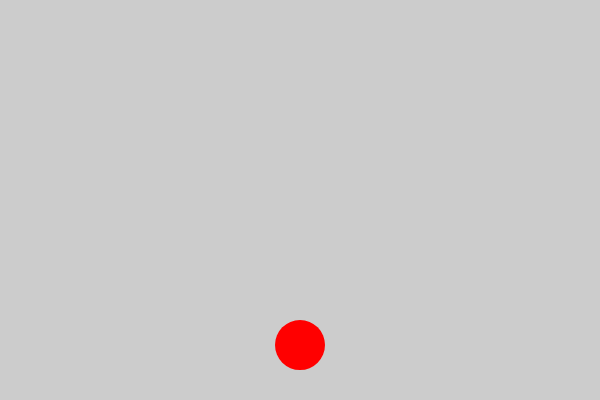
Frame 1 (no input)
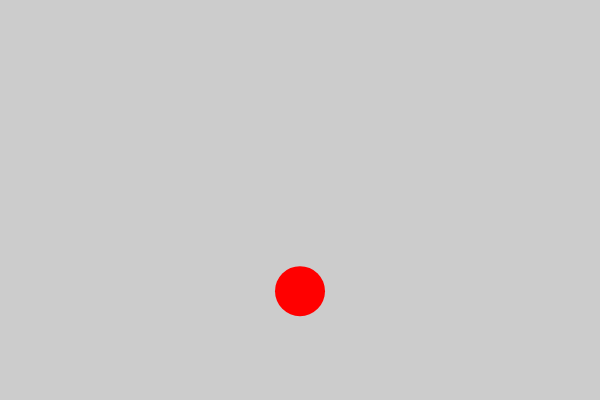
Frame 60 (no input)
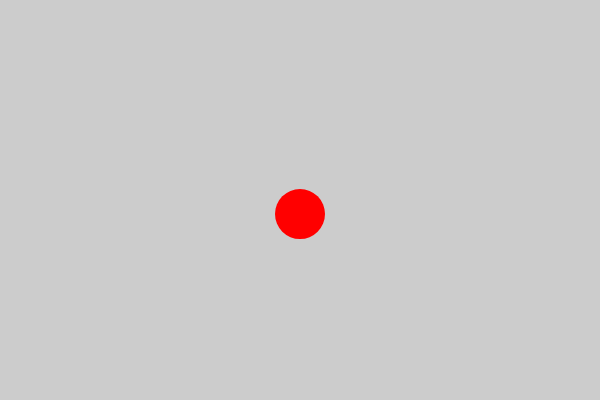
Frame 120 (the mouse pressed at the canvas centre since frame 60)

The p5.js sketch that drew these frames (run headless with seeded random() and noise() and a simulated clock; from frame 60 on, the mouse is pressed at the canvas centre):

// p5.js sketch
// ── sketch.js
/**
 * Creates a simple animation of a red ball 'bouncing'
 *
 * Jared Donovan 2018
 */

// How high the ball should bounce. 
let bounceHeight = 300;

// How quickly the ball should bounce. Larger = slower!
let bounceSpeed = 10;

// Size and position of the ball. 
let ballSize = 50;
let ballX = 300;
let ballY;

function setup(){
  createCanvas(600, 400);
  fill(255, 0, 0);
  noStroke();
}

function draw(){
  // Clear the background
  background(204);
  
  // Use the frameCount to calculate a y-value for the ball
  // so it bounces up and down. 
  ballY = sin(frameCount / bounceSpeed) * bounceHeight;
    
  // BallY will be between -bounceHeight and bounceHeight. 
  // Use the abs() function to make it positive only.
  ballY = abs(ballY);
  
  // Set the position to bounce from the bottom of the screen. 
  ballY = height - (ballSize / 2) - ballY;
    
  ellipse(ballX, ballY, ballSize, ballSize);
}
